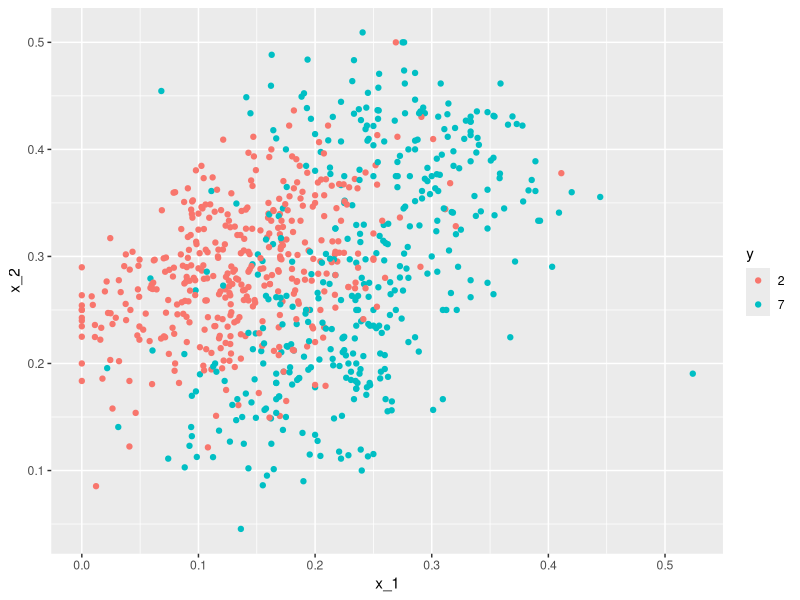
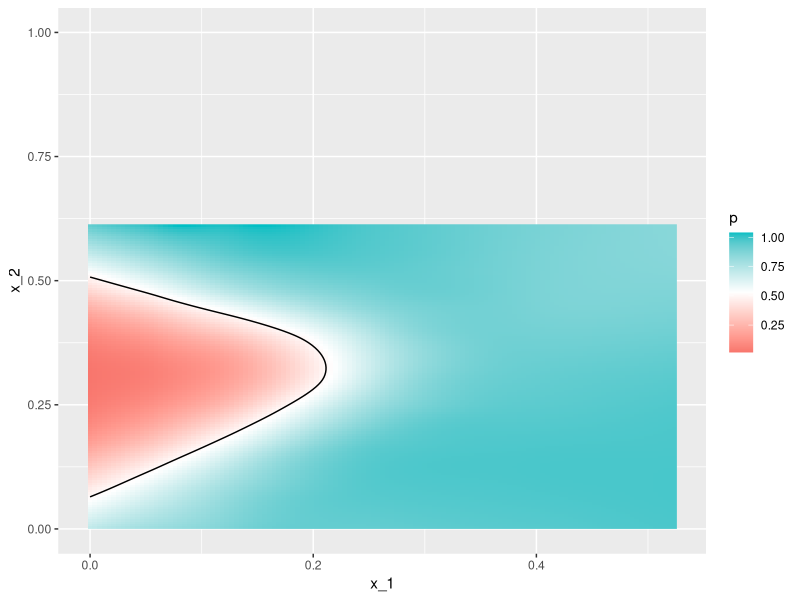
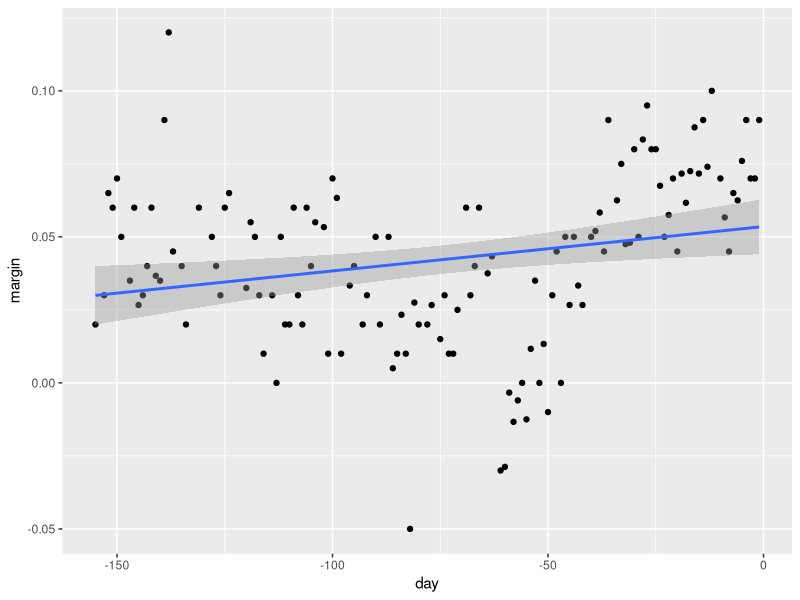
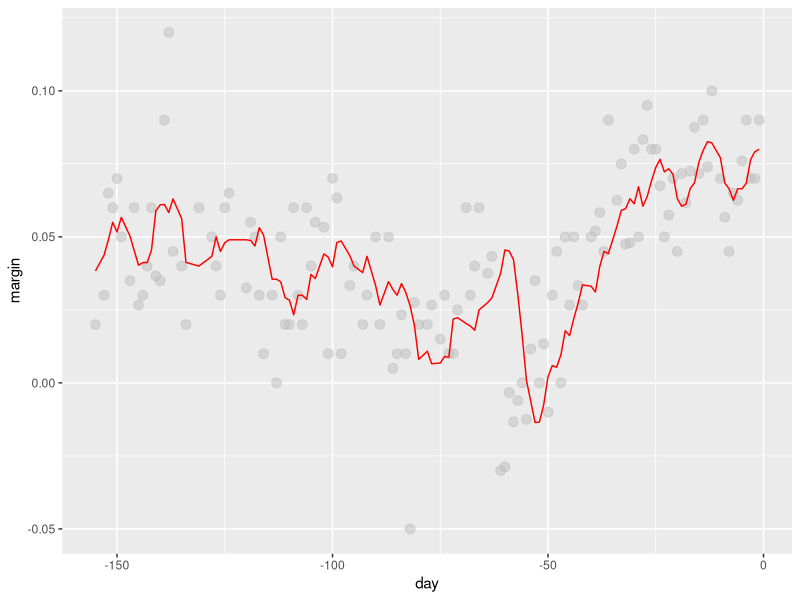
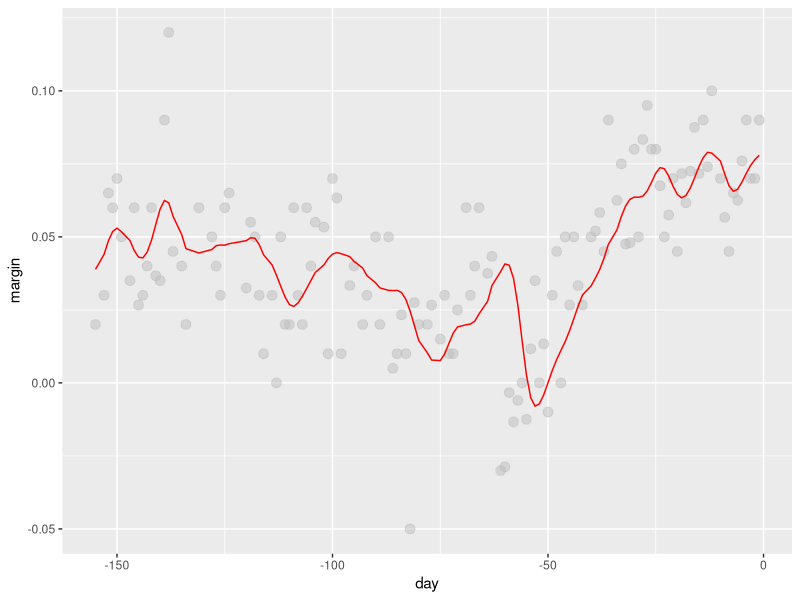
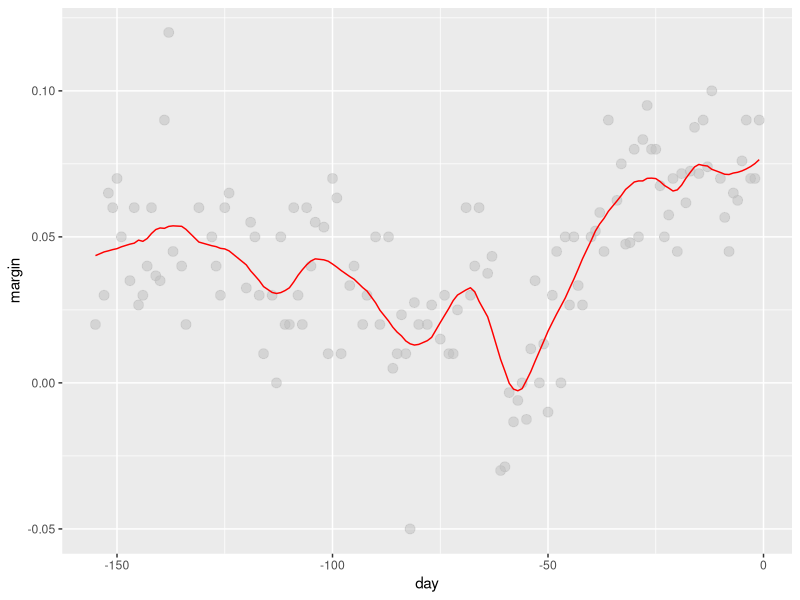
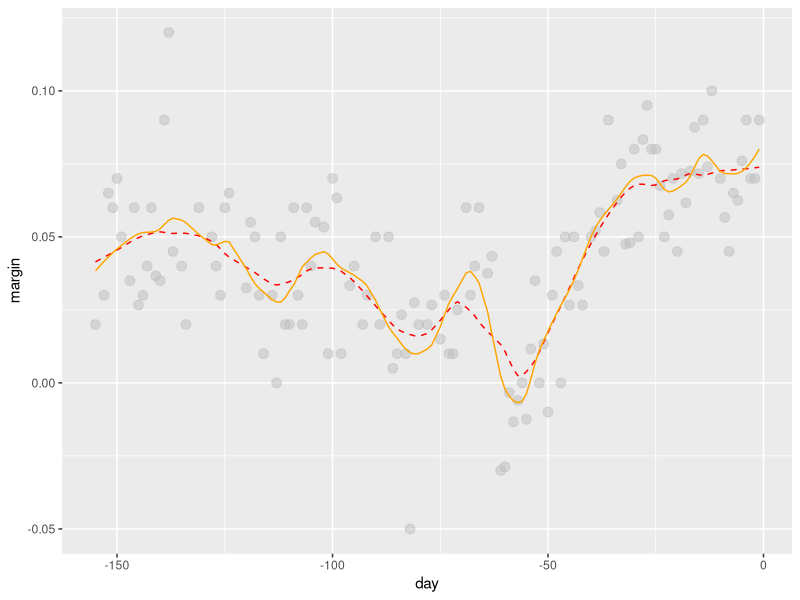
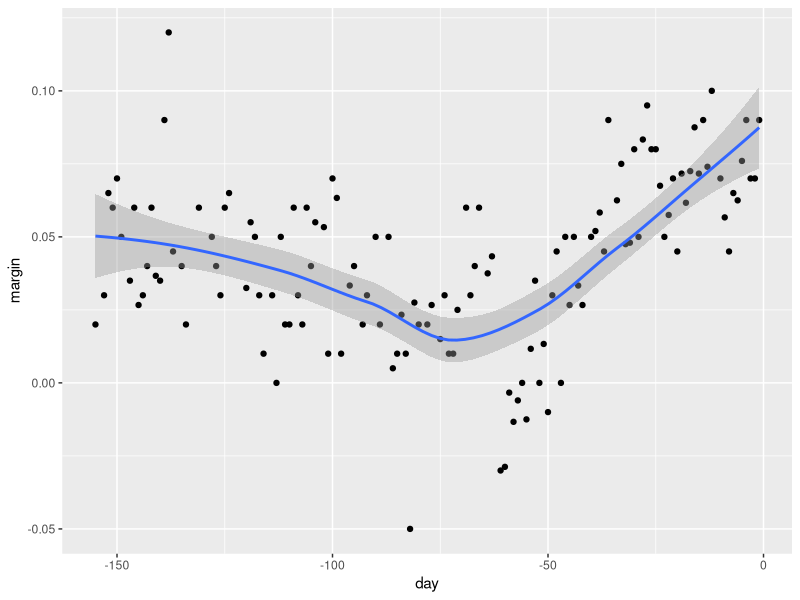

Generate these figures, in order, with R: (Note: this script raises an error after producing the figures.)
library(tidyverse)
library(dslabs)
data("mnist_27")
mnist_27$train %>% ggplot(aes(x_1, x_2, color = y)) + geom_point()

fit <- mnist_27$train %>%
  mutate(y = ifelse(y==7, 1, 0)) %>%
  lm(y ~ x_1 + x_2, data = .)

library(caret)
p_hat <- predict(fit, newdata = mnist_27$test)
y_hat <- factor(ifelse(p_hat > 0.5, 7, 2)) 
confusionMatrix(y_hat, mnist_27$test$y)$overall[["Accuracy"]]

mnist_27$true_p %>% ggplot(aes(x_1, x_2, z = p, fill = p)) +
  geom_raster() +
  scale_fill_gradientn(colors=c("#F8766D", "white", "#00BFC4")) +
  stat_contour(breaks=c(0.5), color="black") +
  scale_y_continuous(limits = c(0, 1), oob = scales::squish)


library(tidyverse)
library(dslabs)
data("polls_2008")
qplot(day, margin, data = polls_2008) + geom_smooth(method="lm")

span <- 7
fit <- with(polls_2008,
            ksmooth(day, margin, kernel = "box", bandwidth = span))
polls_2008 %>% mutate(smooth = fit$y) %>%
  ggplot(aes(day, margin)) + 
  geom_point(size = 3, alpha = .5, color = "grey") +
  geom_line(aes(day, smooth), color="red")

span <- 7
fit <- with(polls_2008,
            ksmooth(day, margin, kernel = "normal", bandwidth = span))
polls_2008 %>% mutate(smooth = fit$y) %>%
  ggplot(aes(day, margin)) +
  geom_point(size = 3, alpha = .5, color = "grey") +
  geom_line(aes(day, smooth), color="red")

str(polls_2008)
total_days <- diff(range(polls_2008$day))
total_days
span <- 21/total_days
fit <- loess(margin ~ day, degree=1, span = span, data=polls_2008)
polls_2008 %>% mutate(smooth = fit$fitted) %>%
  ggplot(aes(day, margin)) +
  geom_point(size = 3, alpha = .5, color = "grey") +
  geom_line(aes(day, smooth), color="red")


total_days <- diff(range(polls_2008$day))
span <- 28/total_days
fit_1 <- loess(margin ~ day, degree=1, span = span, data=polls_2008)
str(fit_1)
fit_2 <- loess(margin ~ day, span = span, data=polls_2008)
polls_2008 %>% mutate(smooth_1 = fit_1$fitted, smooth_2 = fit_2$fitted) %>%
  ggplot(aes(day, margin)) +
  geom_point(size = 3, alpha = .5, color = "grey") +
  geom_line(aes(day, smooth_1), color="red", lty = 2) +
  geom_line(aes(day, smooth_2), color="orange", lty = 1)

polls_2008 %>% ggplot(aes(day, margin)) +
  geom_point() +
  geom_smooth()

polls_2008 %>% ggplot(aes(day, margin)) +
  geom_point() +
  geom_smooth(method = "loess", span = 0.15, method.args = list(degree=1))

library(tidyverse)
library(dslabs)
data("mnist_27")
mnist_27$test %>% ggplot(aes(x_1, x_2, color = y)) + geom_point()

library(caret)
knn_fit <- knn3(y ~ ., data = mnist_27$train)

knn_fit <- knn3(y ~ ., data = mnist_27$train, k = 5)

y_hat_knn <- predict(knn_fit, mnist_27$test, type = "class") 
confusionMatrix(y_hat_knn, mnist_27$test$y)$overall["Accuracy"]

fit_lm <- mnist_27$train %>%
  mutate(y = ifelse(y == 7, 1, 0)) %>%
  lm(y ~ x_1 + x_2, data = .)
p_hat_lm <- predict(fit_lm, mnist_27$test)
y_hat_lm <- factor(ifelse(p_hat_lm > 0.5, 7, 2)) 
confusionMatrix(y_hat_lm, mnist_27$test$y)$overall["Accuracy"]

y_hat_knn <- predict(knn_fit, mnist_27$train, type = "class") 
confusionMatrix(y_hat_knn, mnist_27$train$y)$overall["Accuracy"]

y_hat_knn <- predict(knn_fit, mnist_27$test, type = "class") 
confusionMatrix(y_hat_knn, mnist_27$test$y)$overall["Accuracy"]

knn_fit_1 <- knn3(y ~ ., data = mnist_27$train, k = 1)
y_hat_knn_1 <- predict(knn_fit_1, mnist_27$train, type = "class") 
confusionMatrix(y_hat_knn_1, mnist_27$train$y)$overall[["Accuracy"]]

y_hat_knn_1 <- predict(knn_fit_1, mnist_27$test, type = "class") 
confusionMatrix(y_hat_knn_1, mnist_27$test$y)$overall["Accuracy"]

knn_fit_401 <- knn3(y ~ ., data = mnist_27$train, k = 401) 
y_hat_knn_401 <- predict(knn_fit_401, mnist_27$test, type = "class") 
confusionMatrix(y_hat_knn_401, mnist_27$test$y)$overall["Accuracy"]

ks <- seq(3, 251, 2)
library(purrr)
accuracy <- map_df(ks, function(k){
  fit <- knn3(y ~ ., data = mnist_27$train, k = k)
  y_hat <- predict(fit, mnist_27$train, type = "class")
  cm_train <- confusionMatrix(y_hat, mnist_27$train$y)
  train_error <- cm_train$overall["Accuracy"]
  y_hat <- predict(fit, mnist_27$test, type = "class")
  cm_test <- confusionMatrix(y_hat, mnist_27$test$y)
  test_error <- cm_test$overall["Accuracy"]
  tibble(train = train_error, test = test_error)
})
accuracy$test

dat <- data.frame(mnist_27)
  ggplot() +
  geom_line(aes(ks, accuracy$train), color="red", lty = 2) +
  geom_line(aes(ks, accuracy$test), color="orange", lty = 1)
  
ks[which.max(accuracy$test)]
max(accuracy$test)
